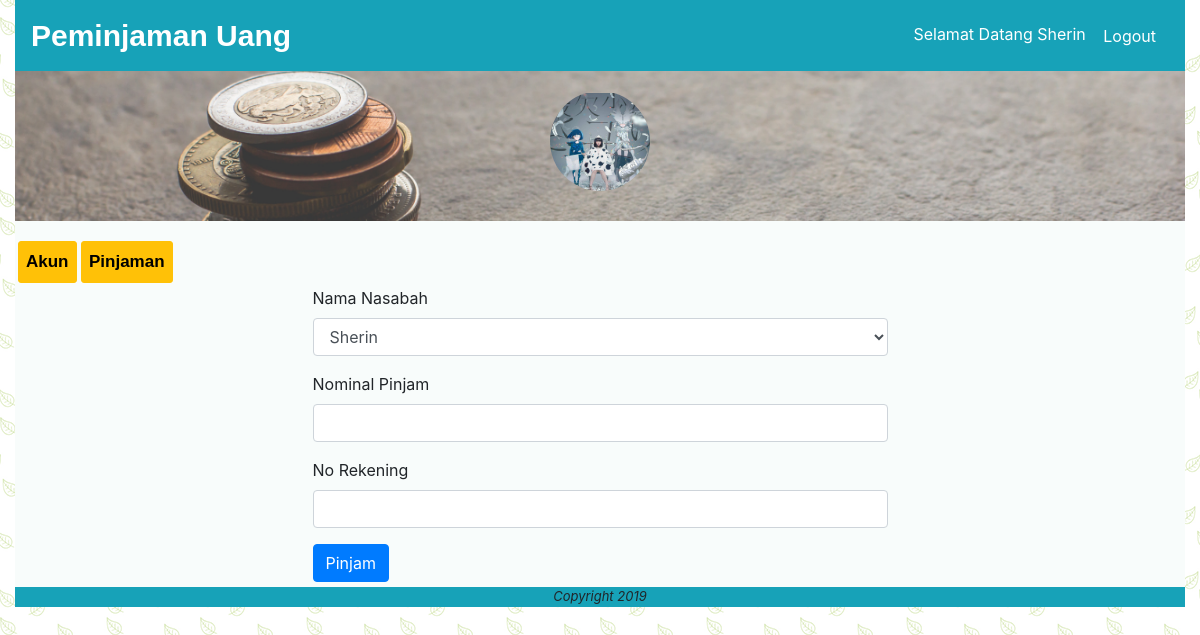
Page /index.php?page=content&module=pinjaman&action=form_pinjam&id_user=7 (signed in) on the committed database.
### tables this page shows
CREATE TABLE `user` (
  `id_user` int(11) NOT NULL,
  `nama_user` varchar(100) NOT NULL,
  `foto_user` varchar(100) NOT NULL,
  `username` varchar(20) NOT NULL,
  `password` varchar(20) NOT NULL,
  `level` varchar(20) NOT NULL
);

### index.php (the view, shortened to what this page needs)
<?php
	include_once "function/koneksi.php";
	$id_user = isset($_SESSION["id_user"]) ? $_SESSION["id_user"] : false;
	$nama_user = isset($_SESSION["nama_user"]) ? $_SESSION["nama_user"] : false;
	$level = isset($_SESSION["level"]) ? $_SESSION["level"] : false;
	$page_name = isset($_GET["page"]) ? $_GET["page"] : false;
	$page_cover = isset($_GET["pageC"]) ? $_GET["pageC"] : false;
?>
<!DOCTYPE html>
<html>
	<head>
		<link rel="stylesheet" href="css/style.css">
		<link rel="stylesheet" href="function/bootstrap-4.3.1-dist/css/bootstrap.min.css">
	</head>
	<body>
		<div class="container-fluid">
			<div class="navbar navbar-info bg-info">
				<?php if($id_user) : ?>
					<div class="judul navbar-brand">
						<a href="<?php echo BASE_URL."index.php?pageC=main" ?>">Peminjaman Uang</a>
					</div>
				<?php else : ?>
					<div class="judul navbar-brand">
						<a href="<?php echo BASE_URL."index.php?pageC=main" ?>">Peminjaman Uang</a>
					</div>
				<?php endif; ?>
				<?php if($id_user && $page_name) : ?>
					<div class="menu navbar-text">
						<?php if($level == "admin") : ?>
							<a class="btn btn-link" href="<?php echo BASE_URL."index.php?page=content&module=user&action=akun" ?>">Selamat Datang Admin <?= $nama_user ?></a>
						<?php elseif($level == "nasabah") : ?>
							<a href="<?php echo BASE_URL."index.php?page=content&module=user&action=akun" ?>">Selamat Datang <?= $nama_user ?></a>
						<?php endif; ?>
						<a class="btn btn-link" href="logout.php">Logout</a>
					</div>
				<?php elseif($id_user) : ?>
					<div class="menu navbar-text">
						<a class="btn btn-link" href="logout.php">Logout</a>
					</div>
				<?php endif; ?>
			</div>
			<?php if($id_user && $page_name) : ?>
				<div class="cover-foto">
					<?php
						$queryFoto = mysqli_query($koneksi, "SELECT id_user, foto_user FROM user WHERE id_user='$id_user'");
						$rowFoto = mysqli_fetch_assoc($queryFoto);
					?>
					<div class="foto"><img src="<?php echo BASE_URL."foto/$rowFoto[foto_user]"; ?>" alt="profile" style="width: 100px;"></div>
				</div>
			<?php endif; ?>
			<div class="content">
				<?php
					$page = "$page_name.php";
					$pageC = "$page_cover.php";
					if($id_user){
						if(file_exists($page)){
							include_once ($page);
						}elseif(file_exists($pageC)){
							include_once $pageC;
						}
					}else{
						if(file_exists($pageC)){
							include_once ($pageC);
						}else{
							include_once "main.php";
						}
					}
				?>
			</div>
			<div class="footer">
				<p>Copyright 2019</p>
			</div>
		</div>
	</body>
</html>

### module/pinjaman/form_pinjam.php (shortened to what this page needs)
<?php
	$id_pinjaman = isset($_GET["id_pinjaman"]) ? $_GET["id_pinjaman"] : false;
	$nominal_pinjam = "";
	$rekening = "";
	$button = "Pinjam";
 ?>
<div class="form-transaksi">
	<form action="<?php echo BASE_URL."module/pinjaman/proses_pinjam.php?id_pinjaman=$id_pinjaman" ?>" method="post" enctype="multipart/form-data">
		<div class="form-group">
			<label>Nama Nasabah</label>
				<select name="id_user" class="form-control">
					<?php
					if($level == "admin"){
						$queryNama = mysqli_query($koneksi, "SELECT id_user, nama_user FROM user WHERE id_user='$id_user_edit'");
						$row = mysqli_fetch_assoc($queryNama);
					}elseif($level == "nasabah"){
						$queryNama = mysqli_query($koneksi, "SELECT id_user, nama_user FROM user WHERE id_user='$id_user'");
						$row = mysqli_fetch_assoc($queryNama);
					}
					?>
				<option value="<?php echo "$row[id_user]"; ?>"><?php echo "$row[nama_user]" ?></option>
				</select>
		</div>
		<div class="form-group">
			<label>Nominal Pinjam</label>
			<input type="number" name="nominal_pinjam" value="<?= $nominal_pinjam ?>" class="form-control">
		</div>
		<div class="form-group">
			<label>No Rekening</label>
			<input type="number" name="rekening" value="<?= $rekening ?>" class="form-control">
		</div>
		<input type="submit" name="button" value="<?= $button ?>" class="btn btn-primary">
	</form>
</div>

### css/style.css (style rules this page uses)
html, body, div, span, applet, object, iframe, h1, h2, h3, h4, h5, h6, p, blockquote, pre, a, abbr, acronym, address, big, cite, code, del, dfn, em, img, ins, kbd, q, s, samp, small, strike, strong, sub, sup, tt, var, b, u, i, center, dl, dt, dd, ol, ul, li, fieldset, form, label, legend, table, caption, tbody, tfoot, thead, tr, th, td, article, aside, canvas, details, embed, figure, figcaption, footer, header, hgroup, menu, nav, output, ruby, section, summary, time, mark, audio, video { margin: 0; padding: 0; border: 0; font-size: 100%; font: inherit; vertical-align: baseline; }
body { line-height: 1; }
body { background-image: url('leaves.png'); }
.judul a { font-size: 30px; text-decoration: none; color: white; font-weight: bold; font-family: arial; }
.menu a { color: white; }
.foto { width: 100px;height: 100px;border-radius: 50%;margin: auto;line-height: 100px;overflow: hidden; }
.cover-foto { height: 150px; padding-top: 20px; box-sizing: border-box; background-image: url('steve-johnson-628975-unsplash.jpg'); background-size: cover; background-position: 0 -46px; }
.footer { background-color: #17a2b8;height: 20px; }
.footer p { font-size: 13px; text-align: center; font-style: italic; }
.form-transaksi { padding: 5px; box-sizing: border-box; width: 50%; margin: auto; }
.content { background-color: #f8fcfb; overflow: hidden; }

### rows in the picture
user: foto_user (picture), id_user "Sherin"

### other values in the picture
$nama_user "Sherin"
